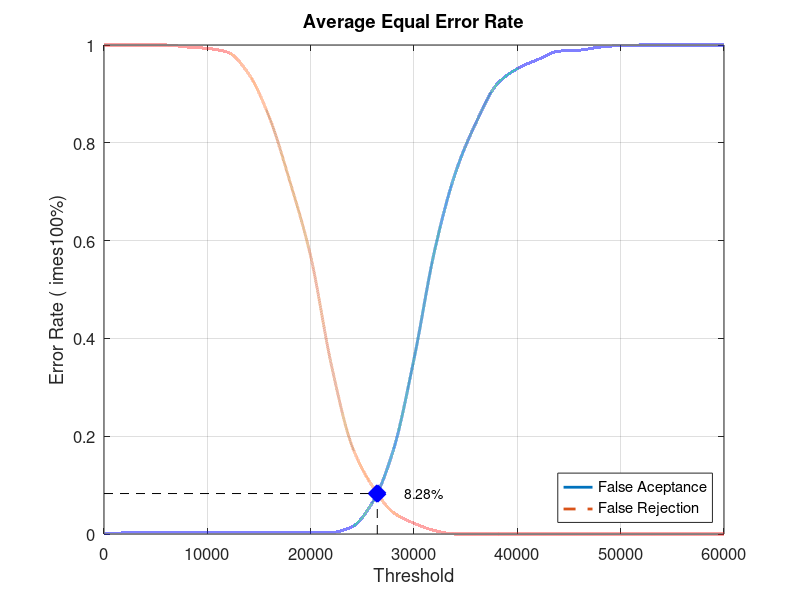
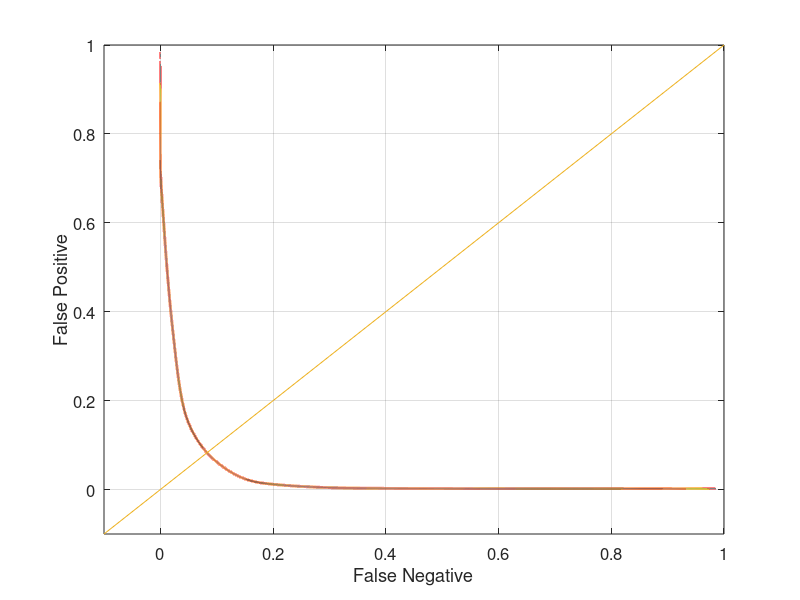

Write MATLAB code to recreate these figures, in order.
close all;
clear;
clc;
x = 0:2000:60000;
xq = 0:0.5:60000;

y0 = [0 0.00210526 0.00210526 0.00210526 0.00210526 0.00210526 0.00210526 0.00210526 0.00210526 0.00210526 0.00210526 0.0031579 0.0147368 0.0652632 0.171579 0.357895 0.58 0.737895 0.841053 0.918947 0.951579 0.970526 0.987368 0.989474 0.99579 0.998947 1 1 1 1 1]
yy0 = interp1(x, y0, xq, 'pchip');
y1 = [1 1 1 1 0.996 0.993 0.985 0.941 0.852 0.72 0.568 0.346 0.18 0.097 0.044 0.022 0.007 0 0 0 0 0 0 0 0 0 0 0 0 0 0]
yy1 = interp1(x, y1, xq, 'pchip');

% Calculating EER: 
y2 = abs(y0 - y1);
find(y2 == min(y2))
yy2 = abs(yy0 - yy1);
xEER = find(yy2 == min(yy2));
xEERIndex = xq(xEER) % X-axis EER
yEER = yy0(xEER) % Y-axis EER

main = figure
plot(xq, yy0,'-','LineWidth', 2);	hold on
plot(xq, yy1,'--','LineWidth', 2);	hold on
plot([xEERIndex xEERIndex], [0 yEER], 'k--');	hold on
plot([0 xEERIndex], [yEER yEER], 'k--');	hold on
plot(xEERIndex, yEER, 'bx', 'LineWidth', 10);	hold on
text(xEERIndex + 10 * xEERIndex / 100, yEER, [num2str(round((10000 * yEER)) / 100) '%'])
legend('False Aceptance', 'False Rejection', 'Location', 'SouthEast')
xlabel('Threshold')
ylabel('Error Rate (	imes100%)')
title('Average Equal Error Rate')
set(gca, 'FontSize', 12)
axis([0 60000 0 1])
grid on

print(main, 'Database1AverageMain', '-dpng');
FNRxFPR = figure('Color', [1 1 1]);
plot(yy1, yy0, '-', yy1, yy0, 'LineWidth', 2);
hold on
y = -0.1:0.1:1
plot(y, y); 
set(gca, 'FontSize', 12)
xlabel('False Negative')
ylabel('False Positive')
axis([-0.1 1 -0.1 1])
set(gca, 'FontSize', 12)
grid on

print(FNRxFPR, 'Database1AverageFNRxFPR','-dpng');
